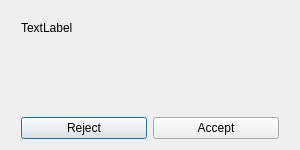
<?xml version="1.0" encoding="UTF-8"?>
<ui version="4.0">
 <class>InvitationDialog</class>
 <widget class="QDialog" name="InvitationDialog">
  <property name="geometry">
   <rect>
    <x>0</x>
    <y>0</y>
    <width>300</width>
    <height>150</height>
   </rect>
  </property>
  <property name="windowTitle">
   <string>Dialog</string>
  </property>
  <layout class="QVBoxLayout" name="verticalLayout_2">
   <item>
    <layout class="QVBoxLayout" name="verticalLayout" stretch="5,1">
     <property name="leftMargin">
      <number>10</number>
     </property>
     <property name="topMargin">
      <number>10</number>
     </property>
     <property name="rightMargin">
      <number>10</number>
     </property>
     <item>
      <widget class="QLabel" name="msgLabel">
       <property name="text">
        <string>TextLabel</string>
       </property>
       <property name="alignment">
        <set>Qt::AlignLeading|Qt::AlignLeft|Qt::AlignTop</set>
       </property>
       <property name="wordWrap">
        <bool>true</bool>
       </property>
      </widget>
     </item>
     <item>
      <layout class="QHBoxLayout" name="buttonLayout" stretch="1,1">
       <property name="spacing">
        <number>-1</number>
       </property>
       <property name="leftMargin">
        <number>0</number>
       </property>
       <item>
        <widget class="QPushButton" name="cancelButton">
         <property name="text">
          <string>Reject</string>
         </property>
        </widget>
       </item>
       <item>
        <widget class="QPushButton" name="okButton">
         <property name="text">
          <string>Accept</string>
         </property>
        </widget>
       </item>
      </layout>
     </item>
    </layout>
   </item>
  </layout>
 </widget>
 <resources/>
 <connections/>
</ui>
